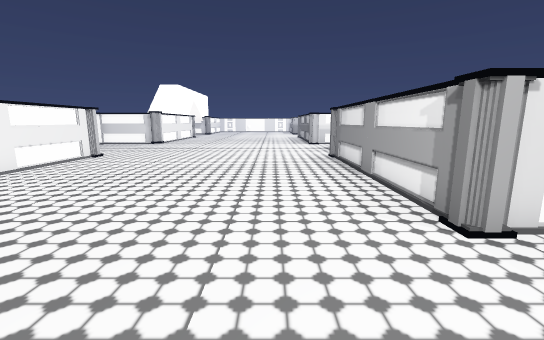
View 1 (above)

16 first-person views from a walk through a scene from a Unity 3-D project. The camera is 1.2 m above the floor, tilts 10° down and sees 90° across. The floor is counted in squares, 0.85 m on a side. Each view is taken from the middle of a square. On the plan, view 1 faces up. The plan holds only what a view shows up to about 14 squares ahead; the rest is blank. The place goes on beyond the plan. The player is left out. Some surface patterns are stand-ins.

View 2
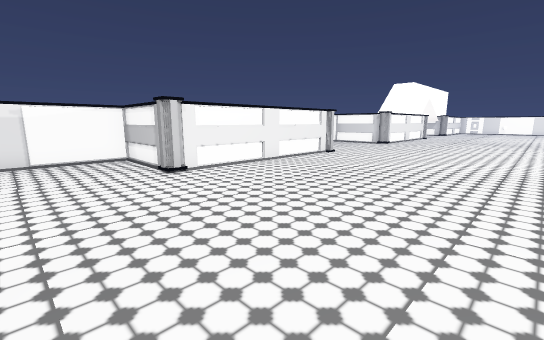

View 3
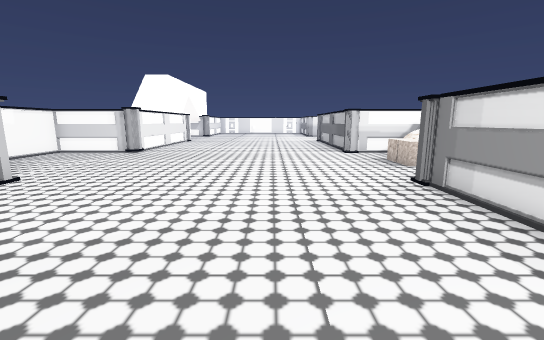

View 4
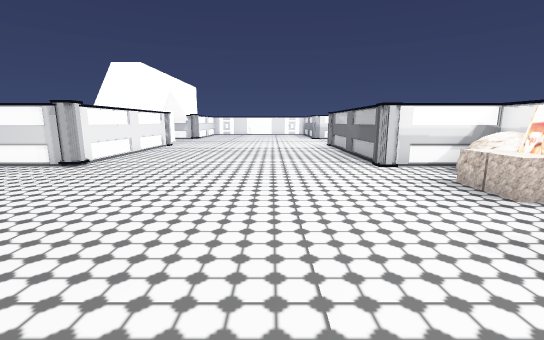

View 5
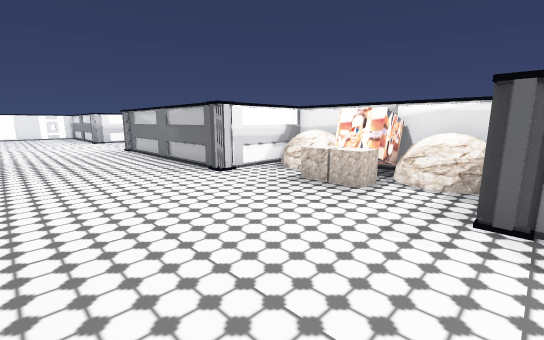

View 6
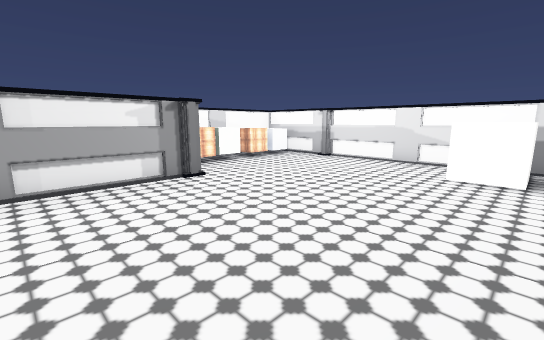

View 7
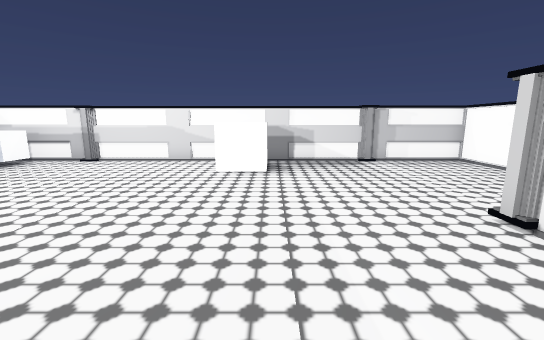

View 8
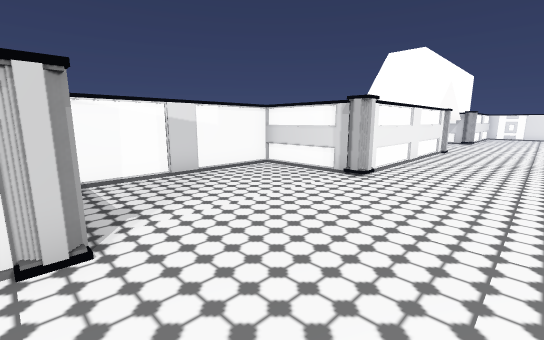

View 9
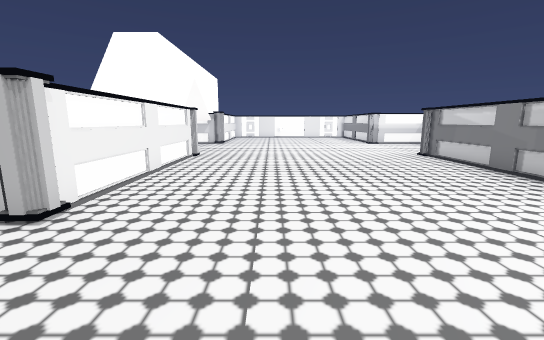

View 10
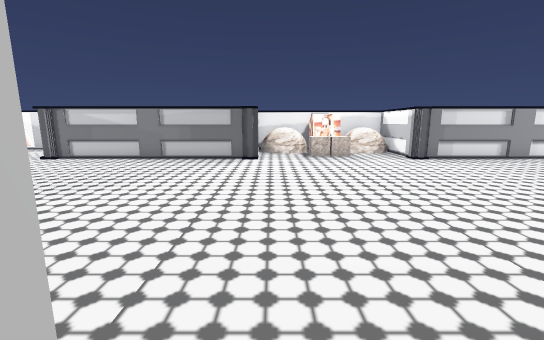

View 11
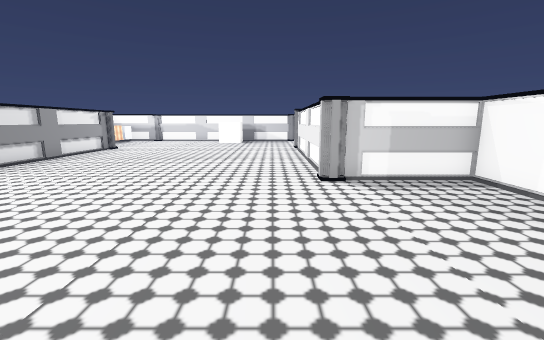

View 12
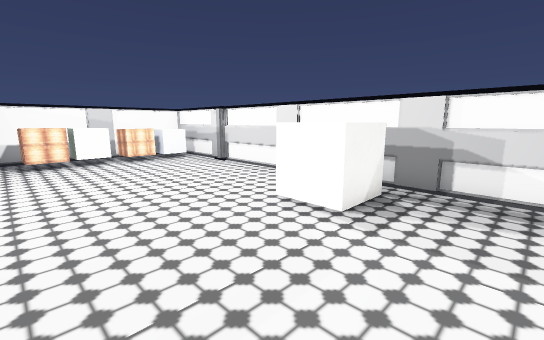

View 13
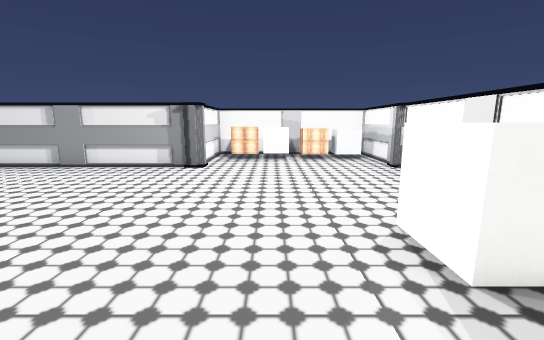

View 14
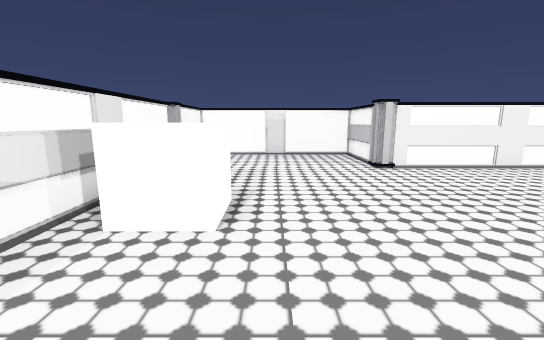

View 15
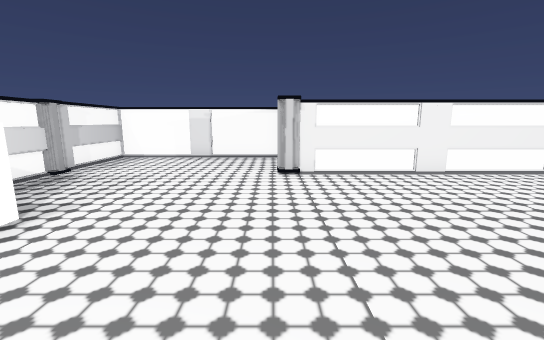

View 16
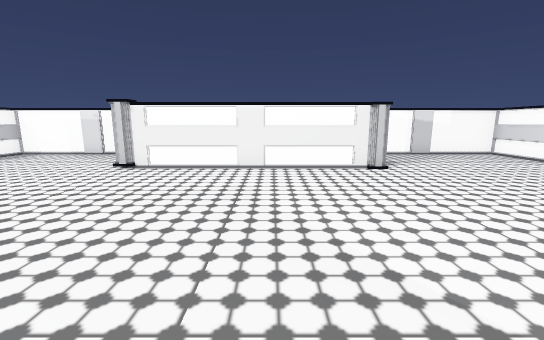

### Floor plan
Points are (right, up) in squares from view 1. A wall is a line through its corners. A room is listed if a view was taken in it or the views show most of it. See-through windows are left out.
Room 1 (views 1, 2, 3, 4, 5, 6, 7, 8, 9, 10, 11, 12, 13, 14, 15, 16)
walls: (2.4, 11) (2.4, 11.5) (3, 11.5); (3.1, 11.4) (6.2, 11.4) (6.2, 17.8) (2.9, 17.8); (-7.4, 11.5) (-7.4, 3.3); (-7.9, 11.5) (-7.2, 11.5) (-7.2, 10.9); (2.6, 3.5) (2.6, 11.5); (-7.2, 3.8) (-7.2, 3.3) (-11, 3.3) (-11, -3) (-7.6, -3); (2.6, 17.5) (2.6, 24.5); (-7.6, 17.8) (-11, 17.8) (-11, 11.4) (-7.2, 11.4); (-7.2, 18.1) (-7.2, 17.5) (-11.1, 17.5); (6.4, 17.5) (2.4, 17.5) (2.4, 18.2); (-3.8, -2.2) (-3.8, -0.7) (-2.4, -0.7) (-2.4, -2.2); (2.4, -2.9) (3, -2.9); (2.9, -3) (6.2, -3) (6.2, 3.3) (2.4, 3.3) (2.4, 3.8); (-7.5, -3) (2.6, -3); (-7.9, -2.9) (-7.1, -2.9); (-7.4, 24.5) (-7.4, 18.1)
objects: other object (4, 14); other object (4, 15); cube (5, -2); other object (5, -1) to (5, 0); cube (5, 1); other object (5, 2); other object (5, 12) to (5, 13); other object (5, 14) to (5, 15); other object (5, 16) to (5, 17)

Where each view was taken, in squares from view 1:
view 1: 0 up, 0 right, facing up
view 2: 0 up, 0 right, facing up-left
view 3: 5 up, 1 left, facing up
view 4: 9 up, 1 left, facing up
view 5: 11 up, 2 left, facing up-right
view 6: 7 up, 4 left, facing down-right
view 7: 7 up, 4 left, facing down
view 8: 11 up, 4 left, facing up-left
view 9: 14 up, 4 left, facing up
view 10: 17 up, 8 left, facing right
view 11: 18 up, 6 left, facing down
view 12: 3 up, 6 left, facing down-right
view 13: 1 up, 6 left, facing right
view 14: 0 up, 1 right, facing left
view 15: 3 up, 0 right, facing left
view 16: 8 up, 1 right, facing left
